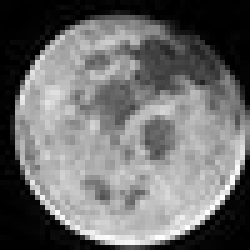
#> input picture Reconstruction/target.jpg, 50 x 50 px (shown 5 times larger)
$ python reconstruction.py
#> lines starting #> are read from the running program, lines starting #| are printed output that depends on the picture
import numpy as np
import cv2
import matplotlib.pyplot as plt
from scipy import sparse
if __name__ == '__main__':
    #read source image
    img_path = "target.jpg"
    img = cv2.imread(img_path)
#> img is the input picture: shape (50, 50, 3); min 0, max 255, mean 108.4
    img = cv2.cvtColor(img, cv2.COLOR_BGR2GRAY)
#> img: shape (50, 50)


    ##implement reconstruction
    h, w = img.shape
#> h = 50; w = 50
    K = h * w
#> K = 2500
    A = np.zeros((K, K))
    b = np.zeros(K)
#> b = 2500 values from 0 to 0

    #four corners
    A[0,0], A[w-1, w-1] = 1, 1 # tl, tr
    A[w*(h-1),w*(h-1)], A[h*w-1, h*w-1] = 1, 1 #bl, br
    b[0], b[w-1] = 2, 2
    b[w*(h-1)], b[h*w-1] = 1, 1

    #1
    for i in range(1, w-1):
        pmap = np.zeros((h,w))
        pmap[0,i] = 2
        pmap[0,i-1] = -1
        pmap[0,i+1] = -1
        A[i] = pmap.flatten()
        b[i] = 2*int(img[0,i]) - int(img[0,i-1]) - int(img[0,i+1])
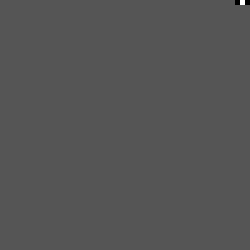
#> pmap: shape (50, 50) float64 (shown 5 times larger); min -1, max 2, mean 0; drawn with min black and max white
#> after the loop, b = 2500 values, max 12 at index 15, min -13 at index 23, mean 0.0024
    #2
    for i in range(w, w*(h-1) ,w):
        pmap = np.zeros((h,w))
        pmap[i//w,0] = 2
        pmap[(i//w)-1, 0] = -1
        pmap[(i//w)+1, 0] = -1
        A[i] = pmap.flatten()
        b[i] = 2*int(img[i//w,0]) - int(img[(i//w)-1, 0]) - int(img[(i//w)+1, 0])
#> after the loop, b = 2500 values, max 14 at index 1250, min -13 at index 23, mean 0.0024

    #3
    for i in range(2*w-1, (w-1)*h, w):
        pmap = np.zeros((h,w))
        pmap[(i-w+1)//w, w-1] = 2
        pmap[((i-w+1)//w)-1, w-1] = -1
        pmap[((i-w+1)//w)+1, w-1] = -1
        A[i] = pmap.flatten()
        b[i] = 2*int(img[(i-w+1)//w, w-1]) - int(img[((i-w+1)//w)-1, w-1]) - int(img[((i-w+1)//w)+1, w-1])
#> after the loop, b = 2500 values, max 20 at index 1499, min -29 at index 1649, mean 0.0024

    #4
    for i in range(1, w-1):
        pmap = np.zeros((h,w))
        pmap[h-1, i] = 2
        pmap[h-1, i-1] = -1
        pmap[h-1, i+1] = -1
        A[w*(h-1) + i] = pmap.flatten()
        b[w*(h-1) + i] = 2*int(img[h-1, i]) - int(img[h-1, i-1]) - int(img[h-1,i+1])
#> after the loop, b = 2500 values, max 21 at index 2467, min -29 at index 1649, mean 0.0024

    #m
    for i in range(1, h-1):
        for j in range(1, w-1):
            pmap = np.zeros((h,w))
            pmap[i,j] = 4
            pmap[i+1,j],pmap[i-1,j] = -1, -1
            pmap[i,j+1],pmap[i,j-1] = -1, -1
            A[i*w + j] = pmap.flatten()
            b[i*w + j] = 4*int(img[i,j]) - int(img[i+1,j]) - int(img[i-1,j]) - int(img[i,j+1]) - int(img[i,j-1])
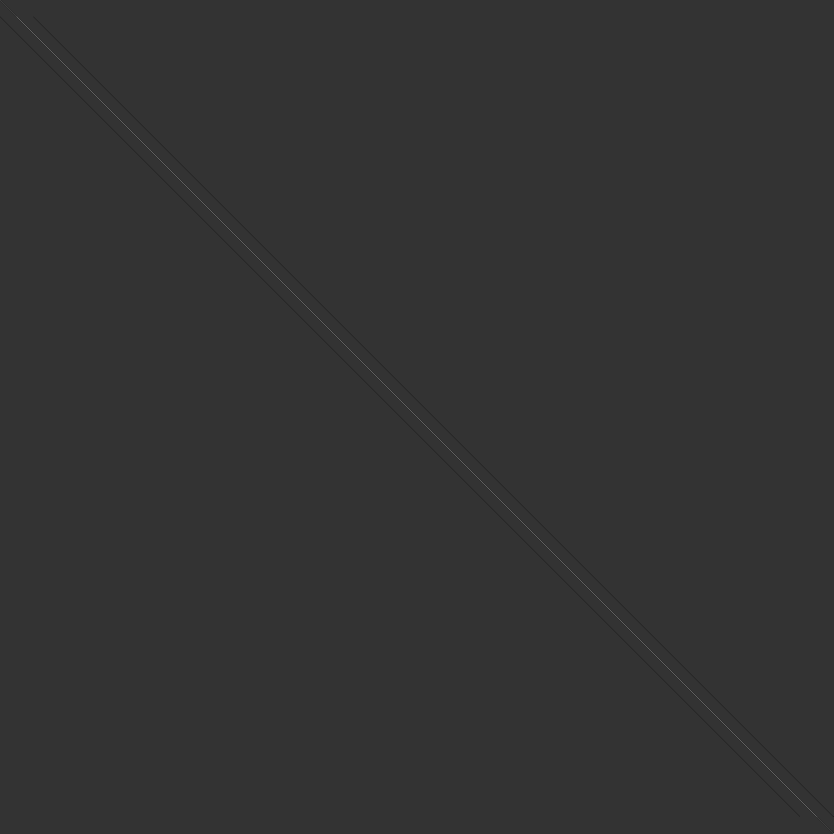
#> A: shape (2500, 2500) float64 (shown at 1/3 size); min -1, max 4, mean 6.4e-07; drawn with min black and max white
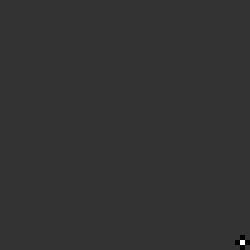
#> pmap: shape (50, 50) float64 (shown 5 times larger); min -1, max 4, mean 0; drawn with min black and max white
#> after the loop, b = 2500 values, max 363 at index 1958, min -311 at index 2160, mean 1.47


    A = sparse.csr_matrix(A)
    img_hat = sparse.linalg.spsolve(A, b)
#> img_hat = 2500 values, max 255 at index 2287, min -9.38e-13 at index 1649, mean 108.4
    img_hat = img_hat.reshape((h,w))
    plt.axis('off')
    plt.imshow(img_hat, cmap = 'gray')
    plt.show()

    cv2.imwrite('output3.png',img_hat)

    #lse
    error = np.linalg.norm(A @ img_hat.flatten() - b)
#> error = 3.7e-12
    print("LSE = ", error)
#| LSE =  3.699876100903038e-12
